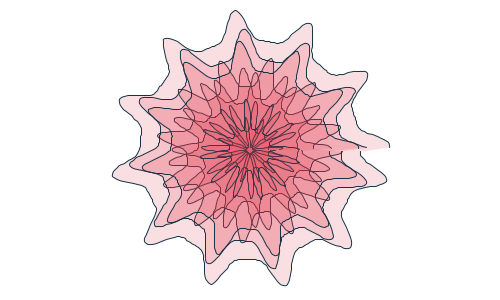
Frame 1 (no input)
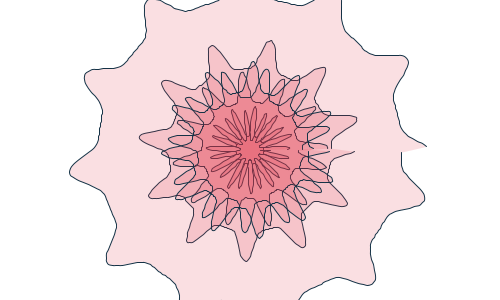
Frame 2 (the mouse pressed at the canvas centre, redrawn once)

The Processing sketch that drew these frames (run headless with seeded random() and noise(); the mouse was pressed at the canvas centre and the sketch redrawn once):

// Processing sketch: processing_44799
// ── processing_44799.pde

float radius = 100;
int centX = 250;
int centY = 150;

void setup() {
  size(500, 300);
  background(255);
  strokeWeight(5);
  smooth();
  noLoop();

  // draw the circle for reference
  stroke(0, 30);
  noFill();
  ellipse(centX, centY, radius*2, radius*2);
}

void draw() {
  // refresh
  background(255);

  strokeWeight(1);

  // repeat a number of times
  float layers = random(5, 10);
  for (int i=0;i<layers;i++) {
    // randomize the radius
    radius = random(200);

    // draw the filled circle using "shape"
    stroke(20, 50, 70);
    float x, y;
    float noiseval = random(10);
    float radVariance, thisRadius, rad;
    beginShape();

    fill(220, 50, 70, 40);
    for (float ang=0; ang<=360; ang+=1) {
      noiseval += 0.1;
      radVariance=30*customNoise(noiseval);
      thisRadius = radius+radVariance;
      rad = radians(ang);
      x = centX + (thisRadius * cos(rad));
      y = centY + (thisRadius * sin(rad));
      curveVertex(x, y);
    }
    endShape();
  }
}

float customNoise(float value) {
  float retValue = pow(sin(value), 6);
  return retValue;
}

//float customNoiseB(float value) {
// int count = int(value%12);
// float retValue = pow(sin(value),count);
// return retValue;
//}
